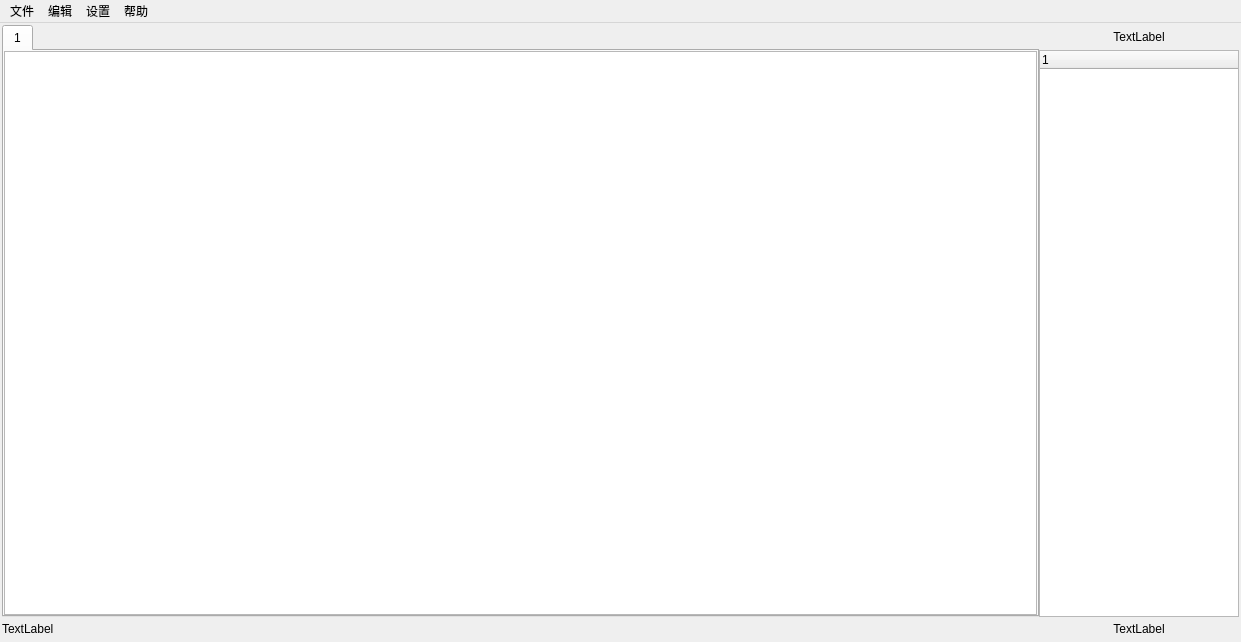
<?xml version="1.0" encoding="UTF-8"?>
<ui version="4.0">
 <class>MainWindow</class>
 <widget class="QMainWindow" name="MainWindow">
  <property name="geometry">
   <rect>
    <x>0</x>
    <y>0</y>
    <width>1241</width>
    <height>642</height>
   </rect>
  </property>
  <property name="sizeIncrement">
   <size>
    <width>500</width>
    <height>0</height>
   </size>
  </property>
  <property name="windowTitle">
   <string>XXXXXXX</string>
  </property>
  <widget class="QWidget" name="centralwidget">
   <property name="maximumSize">
    <size>
     <width>16777215</width>
     <height>16777215</height>
    </size>
   </property>
   <layout class="QGridLayout" name="gridLayout_2">
    <property name="sizeConstraint">
     <enum>QLayout::SetMinAndMaxSize</enum>
    </property>
    <property name="horizontalSpacing">
     <number>2</number>
    </property>
    <property name="verticalSpacing">
     <number>0</number>
    </property>
    <property name="margin">
     <number>2</number>
    </property>
    <item row="1" column="0">
     <layout class="QHBoxLayout" name="horizontalLayout">
      <item>
       <layout class="QHBoxLayout" name="horizontalLayout_2">
        <property name="spacing">
         <number>0</number>
        </property>
        <item>
         <widget class="QTabWidget" name="tabWidget">
          <property name="sizePolicy">
           <sizepolicy hsizetype="Preferred" vsizetype="Expanding">
            <horstretch>0</horstretch>
            <verstretch>0</verstretch>
           </sizepolicy>
          </property>
          <property name="currentIndex">
           <number>0</number>
          </property>
          <widget class="QWidget" name="tab">
           <attribute name="title">
            <string>1</string>
           </attribute>
           <layout class="QVBoxLayout" name="verticalLayout">
            <property name="spacing">
             <number>0</number>
            </property>
            <property name="margin">
             <number>0</number>
            </property>
            <item>
             <layout class="QGridLayout" name="gridLayout">
              <property name="sizeConstraint">
               <enum>QLayout::SetNoConstraint</enum>
              </property>
              <property name="leftMargin">
               <number>0</number>
              </property>
              <property name="spacing">
               <number>0</number>
              </property>
              <item row="0" column="0">
               <widget class="QTableWidget" name="tableWidget">
                <property name="sizePolicy">
                 <sizepolicy hsizetype="Preferred" vsizetype="Expanding">
                  <horstretch>0</horstretch>
                  <verstretch>0</verstretch>
                 </sizepolicy>
                </property>
               </widget>
              </item>
             </layout>
            </item>
           </layout>
          </widget>
         </widget>
        </item>
       </layout>
      </item>
      <item>
       <layout class="QVBoxLayout" name="verticalLayout_2">
        <property name="spacing">
         <number>0</number>
        </property>
        <item>
         <widget class="QLabel" name="time_right">
          <property name="sizePolicy">
           <sizepolicy hsizetype="Fixed" vsizetype="Fixed">
            <horstretch>0</horstretch>
            <verstretch>0</verstretch>
           </sizepolicy>
          </property>
          <property name="minimumSize">
           <size>
            <width>200</width>
            <height>25</height>
           </size>
          </property>
          <property name="text">
           <string>&lt;center&gt;TextLabel&lt;/center&gt;</string>
          </property>
          <property name="alignment">
           <set>Qt::AlignCenter</set>
          </property>
         </widget>
        </item>
        <item>
         <widget class="QTreeWidget" name="treeWidget">
          <property name="sizePolicy">
           <sizepolicy hsizetype="Fixed" vsizetype="Preferred">
            <horstretch>0</horstretch>
            <verstretch>0</verstretch>
           </sizepolicy>
          </property>
          <property name="maximumSize">
           <size>
            <width>200</width>
            <height>16777215</height>
           </size>
          </property>
          <column>
           <property name="text">
            <string notr="true">1</string>
           </property>
          </column>
         </widget>
        </item>
       </layout>
      </item>
     </layout>
    </item>
    <item row="2" column="0">
     <layout class="QHBoxLayout" name="horizontalLayout_3">
      <property name="spacing">
       <number>0</number>
      </property>
      <item>
       <widget class="QLabel" name="statusbar_label">
        <property name="sizePolicy">
         <sizepolicy hsizetype="Preferred" vsizetype="Preferred">
          <horstretch>0</horstretch>
          <verstretch>0</verstretch>
         </sizepolicy>
        </property>
        <property name="minimumSize">
         <size>
          <width>0</width>
          <height>20</height>
         </size>
        </property>
        <property name="text">
         <string>TextLabel</string>
        </property>
       </widget>
      </item>
      <item>
       <widget class="QLabel" name="msg_lower_right">
        <property name="sizePolicy">
         <sizepolicy hsizetype="Fixed" vsizetype="Preferred">
          <horstretch>0</horstretch>
          <verstretch>0</verstretch>
         </sizepolicy>
        </property>
        <property name="minimumSize">
         <size>
          <width>200</width>
          <height>23</height>
         </size>
        </property>
        <property name="text">
         <string>TextLabel</string>
        </property>
        <property name="alignment">
         <set>Qt::AlignCenter</set>
        </property>
       </widget>
      </item>
     </layout>
    </item>
   </layout>
  </widget>
  <widget class="QMenuBar" name="menubar">
   <property name="geometry">
    <rect>
     <x>0</x>
     <y>0</y>
     <width>1241</width>
     <height>26</height>
    </rect>
   </property>
   <widget class="QMenu" name="menu">
    <property name="title">
     <string>文件</string>
    </property>
    <addaction name="close"/>
   </widget>
   <widget class="QMenu" name="menu_2">
    <property name="title">
     <string>编辑</string>
    </property>
    <addaction name="action_webshell"/>
   </widget>
   <widget class="QMenu" name="menu_3">
    <property name="title">
     <string>设置</string>
    </property>
    <addaction name="action_2"/>
   </widget>
   <widget class="QMenu" name="menu_4">
    <property name="title">
     <string>帮助</string>
    </property>
    <addaction name="aboutAction"/>
   </widget>
   <addaction name="menu"/>
   <addaction name="menu_2"/>
   <addaction name="menu_3"/>
   <addaction name="menu_4"/>
  </widget>
  <action name="close">
   <property name="text">
    <string>退出</string>
   </property>
   <property name="iconVisibleInMenu">
    <bool>true</bool>
   </property>
  </action>
  <action name="action_webshell">
   <property name="text">
    <string>添加webshell</string>
   </property>
  </action>
  <action name="action_2">
   <property name="text">
    <string>设置参数</string>
   </property>
  </action>
  <action name="aboutAction">
   <property name="text">
    <string>关于软件</string>
   </property>
  </action>
 </widget>
 <resources/>
 <connections/>
</ui>
